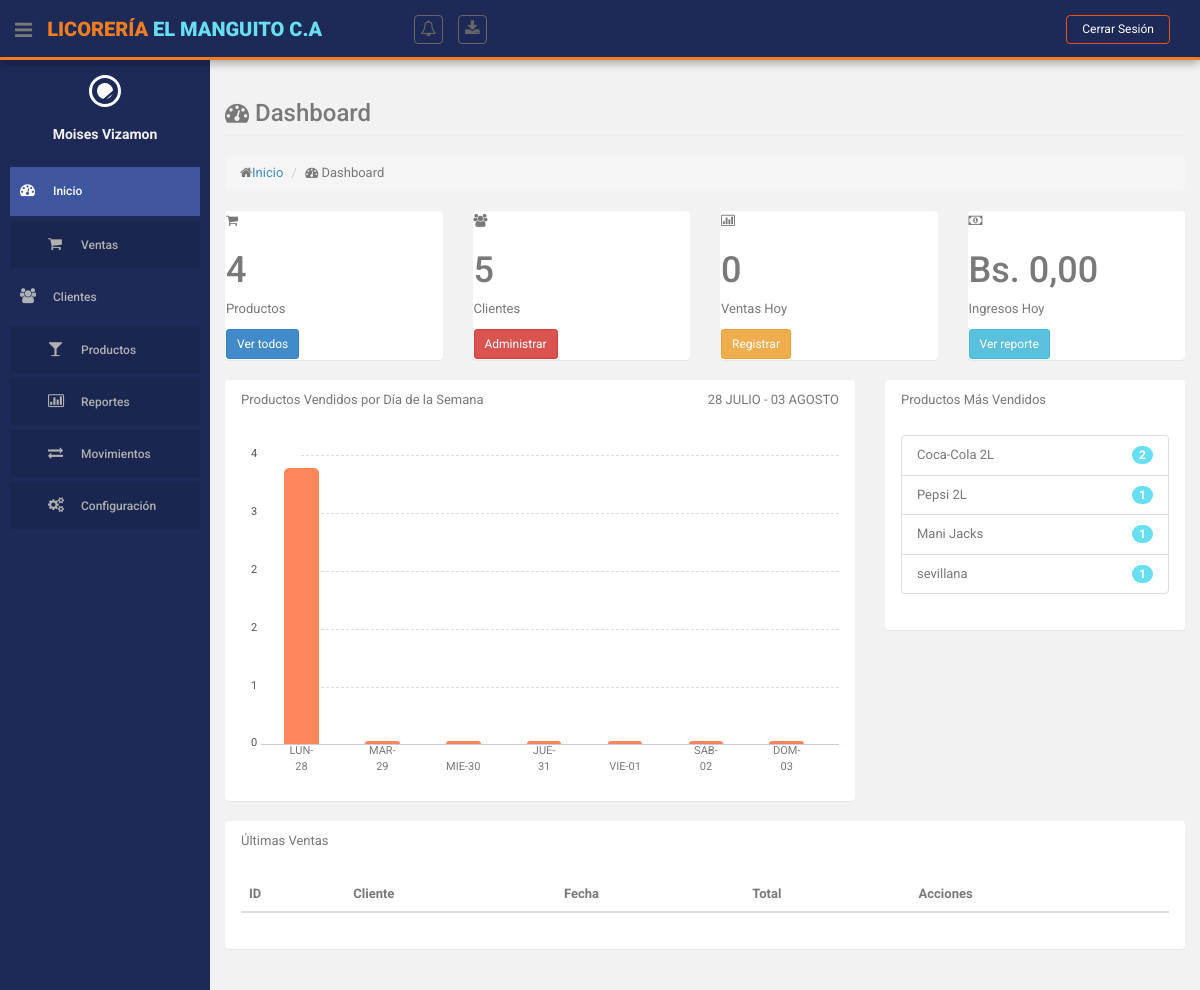
Page /index.php?action=dashboard (signed in) on the earlier database version.
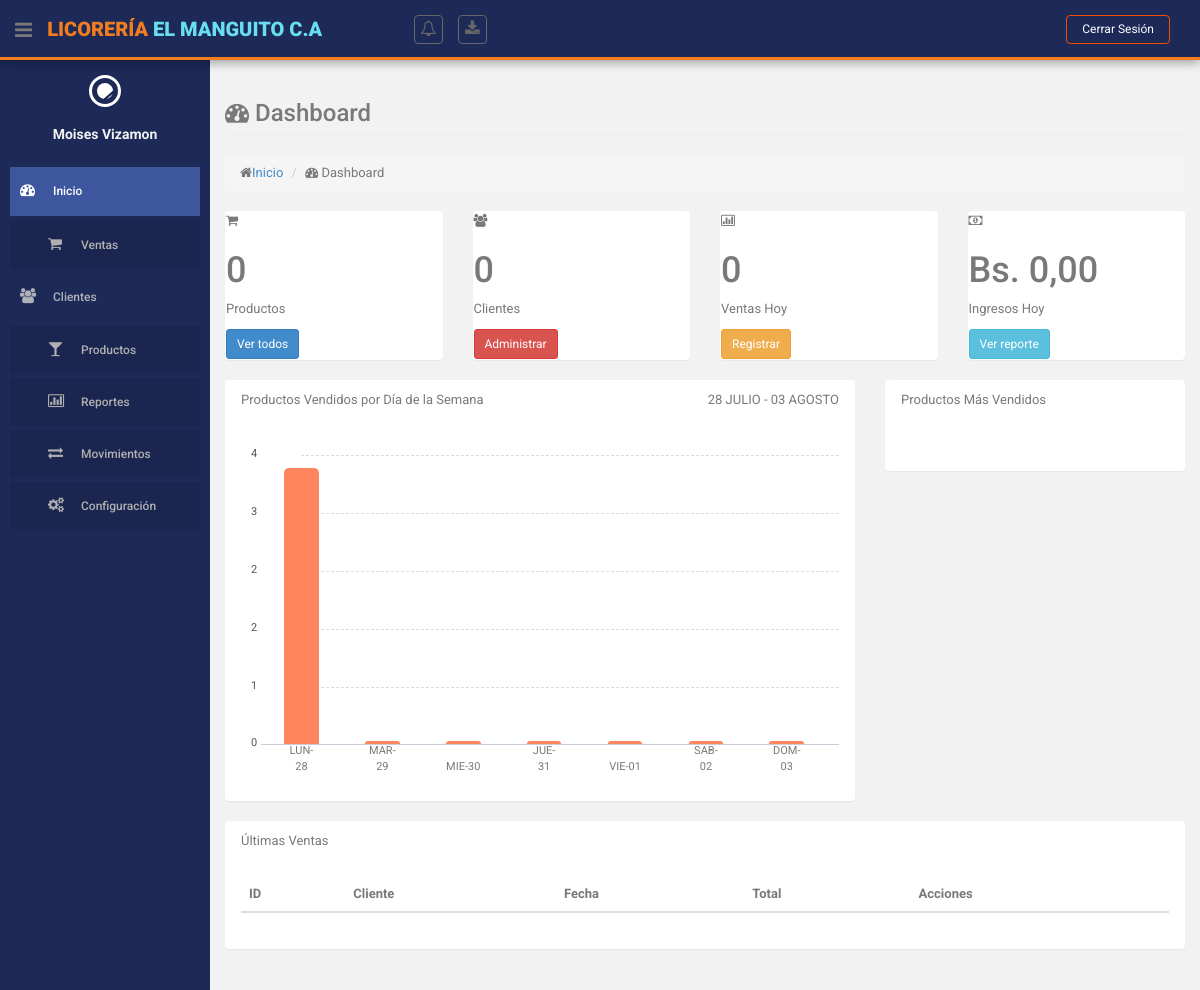
Same page on the later database version.
### tables this page shows
CREATE TABLE `producto` (
  `id` int(10) NOT NULL,
  `descripcion` varchar(255) NOT NULL,
  `cantidad` int(255) NOT NULL,
  `precio` decimal(10,2) NOT NULL,
  `id_categoria` int(11) NOT NULL,
  `id_estatus` int(11) NOT NULL
);

### controllers/DashboardController.php (called while the page is built, shortened)
<?php
class DashboardController {
    private $productoModel;
    private $clienteModel;
    private $ventaModel;
    private $reporteModel;
    public function __construct() {
        require_once ROOT_PATH . 'models/ProductoModel.php';
        require_once ROOT_PATH . 'models/ClienteModel.php';
        require_once ROOT_PATH . 'models/VentaModel.php';
        require_once ROOT_PATH . 'models/ReporteModel.php';
        $this->productoModel = new ProductoModel();
        $this->clienteModel = new ClienteModel();
        $this->ventaModel = new VentaModel();
        $this->reporteModel = new ReporteModel();
    }
    public function index() {
        try {
            $ingresosHoy = (float)$this->ventaModel->calcularIngresosHoy();
            $productosPorDia = $this->reporteModel->obtenerProductosPorDiaSemana();
            $fechaFin = new DateTime();
            $fechaInicio = clone $fechaFin;
            $fechaInicio->modify('-6 days');
            $nombresMeses = [
                'January' => 'ENERO',
                'February' => 'FEBRERO',
                'March' => 'MARZO',
                'April' => 'ABRIL',
                'May' => 'MAYO',
                'June' => 'JUNIO',
                'July' => 'JULIO',
                'August' => 'AGOSTO',
                'September' => 'SEPTIEMBRE',
                'October' => 'OCTUBRE',
                'November' => 'NOVIEMBRE',
                'December' => 'DICIEMBRE'
            ];
            $mesInicioEsp = $nombresMeses[$fechaInicio->format('F')];
            $mesFinalEsp = $nombresMeses[$fechaFin->format('F')];
            $rangoFechas = $fechaInicio->format('d') . ' ' . $mesInicioEsp . ' - ' .
                          $fechaFin->format('d') . ' ' . $mesFinalEsp;
            $data = [
                'totalProductos' => $this->productoModel->contarProductos() ?? 0,
                'totalClientes' => $this->clienteModel->contarClientes() ?? 0,
                'ventasHoy' => $this->ventaModel->contarVentasHoy() ?? 0,
                'ingresosHoy' => is_numeric($ingresosHoy) ? $ingresosHoy : 0.00,
                'ventasMensuales' => $this->reporteModel->obtenerVentasMensuales() ?? [],
                'topProductos' => $this->reporteModel->obtenerProductosMasVendidos() ?? [],
                'ultimasVentas' => $this->ventaModel->obtenerVentasRecientes() ?? [],
                'productosPorDia' => $productosPorDia,
                'mesActual' => $rangoFechas,
                'userNombre' => $_SESSION['user_nombre'] ?? 'Usuario'
            ];
            $this->loadView('dashboard', $data);
        } catch (Exception $e) {
            error_log('Error en Dashboard: ' . $e->getMessage());
            $errorData = [
                'message' => 'Ocurrió un error al cargar el dashboard.',
                'userNombre' => $_SESSION['user_nombre'] ?? 'Usuario'
            ];
            $this->loadView('error', $errorData);
        }
    }
    private function loadView($view, $data = []) {
        extract($data);
        require ROOT_PATH . 'views/layouts/header.php';
        require ROOT_PATH . 'views/' . $view . '.php';
        require ROOT_PATH . 'views/layouts/footer.php';
    }
}
?>

### models/ReporteModel.php (called while the page is built, shortened)
<?php
class ReporteModel
{
    private $db;
    public function __construct()
    {
        require_once ROOT_PATH . 'config/database.php';
        $database = new Database();
        $this->db = $database->getConnection();
    }
    public function obtenerProductosMasVendidos($filtros = [])
    {
        try {
            $query = "SELECT
                        p.id,
                        p.descripcion as producto,
                        c.nombre as categoria,
                        SUM(dv.cantidad) as total_vendido,
                        SUM(dv.monto) as monto_total
                      FROM detalle_venta dv
                      JOIN producto p ON dv.id_producto = p.id
                      JOIN categorias c ON p.id_categoria = c.id
                      JOIN ventas v ON dv.id_venta = v.id
                      WHERE v.id_estatus = 1";
            $params = [];
            $query .= " GROUP BY p.id, p.descripcion, c.nombre
                      ORDER BY total_vendido DESC
                      LIMIT 10";
            $stmt = $this->db->prepare($query);
            $stmt->execute($params);
            return $stmt->fetchAll(PDO::FETCH_ASSOC);
        } catch (PDOException $e) {
            $this->errors[] = "Error al obtener productos más vendidos: " . $e->getMessage();
            return false;
        }
    }
    public function obtenerVentasMensuales()
    {
        $query = "SELECT
                    YEAR(fecha) as anio,
                    MONTH(fecha) as mes,
                    SUM(monto_total) as total,
                    MIN(monto_total) as minimo,
                    MAX(monto_total) as maximo,
                    (SELECT monto_total FROM ventas
                     WHERE MONTH(fecha) = mes
                     AND YEAR(fecha) = anio
                     ORDER BY fecha ASC LIMIT 1) as apertura,
                    (SELECT monto_total FROM ventas
                     WHERE MONTH(fecha) = mes
                     AND YEAR(fecha) = anio
                     ORDER BY fecha DESC LIMIT 1) as cierre
                  FROM ventas
                  WHERE fecha >= DATE_SUB(CURDATE(), INTERVAL 12 MONTH)
                  AND id_estatus = 1
                  GROUP BY YEAR(fecha), MONTH(fecha)
                  ORDER BY anio, mes";
        $stmt = $this->db->prepare($query);
        $stmt->execute();
        return $stmt->fetchAll(PDO::FETCH_ASSOC);
    }
}

### config/database.php (called while the page is built, shortened)
<?php
class Database {
    private $host = "localhost";
    private $db_name = "licoreria";
    private $username = "root";
    private $password = "";
    public function getConnection() {
        $this->conn = null;
        try {
            $this->conn = new PDO(
                "mysql:host=" . $this->host . ";dbname=" . $this->db_name,
                $this->username,
                $this->password
            );
            $this->conn->setAttribute(PDO::ATTR_ERRMODE, PDO::ERRMODE_EXCEPTION);
        } catch(PDOException $e) {
            error_log('Error de conexión: ' . $e->getMessage());
        }
        return $this->conn;
    }
}
?>

### models/ProductoModel.php (called while the page is built, shortened)
<?php
class ProductoModel
{
    private $db;
    public function __construct()
    {
        require_once ROOT_PATH . 'config/database.php';
        $database = new Database();
        $this->db = $database->getConnection();
    }
    public function contarProductos()
    {
        try {
            $query = "SELECT COUNT(*) as total FROM producto";
            $stmt = $this->db->prepare($query);
            $stmt->execute();
            $result = $stmt->fetch(PDO::FETCH_ASSOC);
            return $result['total'];
        } catch (PDOException $e) {
            $this->errors[] = "Error al contar productos: " . $e->getMessage();
            return 0;
        }
    }
}

### models/ClienteModel.php (called while the page is built, shortened)
<?php
class ClienteModel
{
    private $db;
    public function __construct()
    {
        require_once ROOT_PATH . 'config/database.php';
        $database = new Database();
        $this->db = $database->getConnection();
    }
    public function contarClientes() {
        $query = "SELECT COUNT(*) as total FROM clientes WHERE id_estatus = 1";
        $stmt = $this->db->prepare($query);
        $stmt->execute();
        $row = $stmt->fetch(PDO::FETCH_ASSOC);
        return $row['total'] ?? 0;
    }
}

### models/VentaModel.php (called while the page is built, shortened)
<?php
class VentaModel
{
    private $db;
    public function __construct()
    {
        require_once ROOT_PATH . 'config/database.php';
        $database = new Database();
        $this->db = $database->getConnection();
    }
    public function contarVentasHoy() {
        try {
            $query = "SELECT COUNT(*) as total FROM ventas WHERE DATE(fecha) = CURDATE() AND id_estatus = 1";
            $stmt = $this->db->prepare($query);
            $stmt->execute();
            $result = $stmt->fetch(PDO::FETCH_ASSOC);
            return (int)($result['total'] ?? 0);
        } catch (PDOException $e) {
            error_log("Error contando ventas hoy: " . $e->getMessage());
            return 0;
        }
    }
    public function calcularIngresosHoy() {
        try {
            $query = "SELECT IFNULL(SUM(monto_total), 0) as ingresos
                      FROM ventas
                      WHERE DATE(fecha) = CURDATE() AND id_estatus = 1";
            $stmt = $this->db->prepare($query);
            $stmt->execute();
            $result = $stmt->fetch(PDO::FETCH_ASSOC);
            $ingresos = (float)$result['ingresos'];
            return is_finite($ingresos) ? $ingresos : 0;
        } catch (PDOException $e) {
            error_log("Error al calcular ingresos hoy: " . $e->getMessage());
            return 0;
        }
    }
}

### views/dashboard.php (the view, shortened to what the changed rows need)
<?php
include 'views/layouts/header.php';
include 'views/layouts/sidebar.php';
?>
<section id="main-content">
    <section class="wrapper">
        <div class="row">
            <div class="col-lg-12">
                <h3 class="page-header"><i class="fa fa-dashboard"></i> Dashboard</h3>
                <ol class="breadcrumb">
                    <li><i class="fa fa-home"></i><a href="<?php echo BASE_URL; ?>">Inicio</a></li>
                    <li><i class="fa fa-dashboard"></i> Dashboard</li>
                </ol>
            </div>
        </div>
        <div class="row state-overview">
            <div class="col-lg-3 col-sm-6">
                <section class="panel">
                    <div class="symbol terques">
                        <i class="fa fa-shopping-cart"></i>
                    </div>
                    <div class="value">
                        <h1><?php echo $data['totalProductos']; ?></h1>
                        <p>Productos</p>
                        <a href="<?php echo BASE_URL; ?>index.php?action=productos" class="btn btn-primary btn-sm">Ver todos</a>
                    </div>
                </section>
            </div>
            <div class="col-lg-3 col-sm-6">
                <section class="panel">
                    <div class="symbol red">
                        <i class="fa fa-users"></i>
                    </div>
                    <div class="value">
                        <h1><?php echo $data['totalClientes']; ?></h1>
                        <p>Clientes</p>
                        <a href="<?php echo BASE_URL; ?>index.php?action=clientes" class="btn btn-danger btn-sm">Administrar</a>
                    </div>
                </section>
            </div>
            <div class="col-lg-3 col-sm-6">
                <section class="panel">
                    <div class="symbol yellow">
                        <i class="fa fa-bar-chart-o"></i>
                    </div>
                    <div class="value">
                        <h1><?php echo $data['ventasHoy']; ?></h1>
                        <p>Ventas Hoy</p>
                        <a href="<?= BASE_URL ?>index.php?action=ventas&method=crear" class="btn btn-warning btn-sm">Registrar</a>
                    </div>
                </section>
            </div>
            <?php if ($_SESSION['user_rol'] != 2): ?>
                <div class="col-lg-3 col-sm-6">
                    <section class="panel">
                        <div class="symbol blue">
                            <i class="fa fa-money"></i>
                        </div>
                        <div class="value">
                            <h1>Bs. <?php echo number_format($data['ingresosHoy'], 2, ',', '.'); ?></h1>
                            <p>Ingresos Hoy</p>
                            <a href="<?php echo BASE_URL; ?>index.php?action=reportes" class="btn btn-info btn-sm">Ver reporte</a>
                        </div>
                    </section>
                </div>
            <?php endif; ?>
        </div>
        <div class="row">
            <div class="col-lg-8">
                <section class="panel">
                    <header class="panel-heading">
                        Productos Vendidos por Día de la Semana
                        <span class="pull-right"><?php echo $mesActual; ?></span>
                    </header>
                    <div class="panel-body">
                        <div class="custom-bar-chart">
                            <ul class="y-axis">
                                <?php
                                $maxProductos = !empty($data['productosPorDia']) ? max($data['productosPorDia']) : 10;
                                $steps = 5;
                                $stepSize = $maxProductos / $steps;
                                for ($i = $steps; $i >= 0; $i--):
                                    $value = $i * $stepSize;
                                ?>
                                    <li><span><?php echo number_format($value, 0); ?></span></li>
                                <?php endfor; ?>
                            </ul>
                            <?php
                            foreach ($data['productosPorDia'] as $dia => $cantidad):
                                $height = ($maxProductos > 0) ? max(($cantidad / $maxProductos) * 100, 1) : 1;
                                if ($cantidad >= ($maxProductos * 0.8)) {
                                    $color = 'bg-success';
                                } elseif ($cantidad >= ($maxProductos * 0.5)) {
                                    $color = 'bg-warning';
                                } else {
                                    $color = 'bg-danger';
                                }
                            ?>
                                <div class="bar">
                                    <div class="title"><?php echo $dia; ?></div>
                                    <div class="value tooltips <?php echo $color; ?>"
                                        data-original-title="<?php echo $cantidad; ?> productos"
                                        data-toggle="tooltip"
                                        data-placement="top"
                                        style="height: 0%;"
                                        data-height="<?php echo $height; ?>%">
                                    </div>
                                </div>
                            <?php endforeach; ?>
                        </div>
                    </div>
                </section>
            </div>
            <div class="col-lg-4">
                <section class="panel">
                    <header class="panel-heading">
                        Productos Más Vendidos
                    </header>
                    <div class="panel-body">
                        <ul class="list-group">
                            <?php foreach ($data['topProductos'] as $producto): ?>
                                <li class="list-group-item">
                                    <span class="badge bg-theme"><?php echo $producto['total_vendido']; ?></span>
                                    <?php echo $producto['producto']; ?>
                                </li>
                            <?php endforeach; ?>
                        </ul>
                    </div>
                </section>
            </div>
        </div>
        <div class="row">
            <div class="col-lg-12">
                <section class="panel">
                    <header class="panel-heading">
                        Últimas Ventas
                    </header>
                    <div class="panel-body">
                        <table class="table table-striped table-advance table-hover">
                            <thead>
                                <tr>
                                    <th>ID</th>
                                    <th>Cliente</th>
                                    <th>Fecha</th>
                                    <th>Total</th>
                                    <th>Acciones</th>
                                </tr>
                            </thead>
                        </table>
                    </div>
                </section>
            </div>
        </div>
    </section>
</section>

Differences in the rows shown:
removed producto: total_vendido "2", descripcion "Coca-Cola 2L"
removed producto: total_vendido "1", descripcion "Pepsi 2L"
removed producto: total_vendido "1", descripcion "Mani Jacks"
removed producto: total_vendido "1", descripcion "sevillana"
Other differences:
$data['totalProductos']: "4" → "0"
$data['totalClientes']: "5" → "0"
